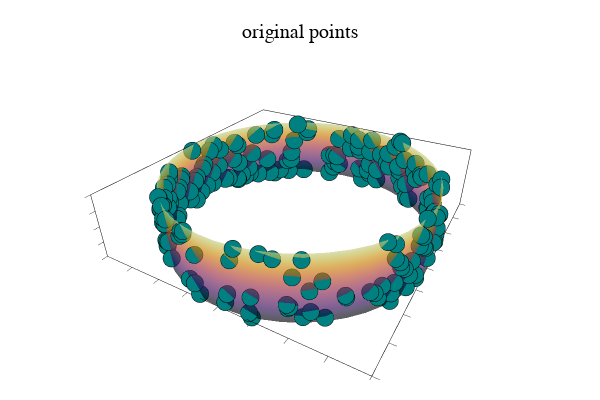

The notebook cell this image was saved under:
### Markdown cell above
Plot `P_original` and the cylinder on which the points were sampled from.

### Code cell
# equation of the cylinder
X(theta,z) = 4 * cos(theta)
Y(theta,z) = 4 * sin(theta)
Z(theta,z) = z

ts = range(-0.001, 2pi, length=50)
zs = range(-0.001, 2, length = 50)

# plot cylinder
surface(X.(ts',zs), Y.(ts', zs), Z.(ts', zs), aspect_ratio = :equal, legend = :none, alpha = 0.8)

# plot points on cylinder
plot!(P_original[:,1], P_original[:,2], P_original[:,3], 
    seriestype = :scatter, 
    label = "",
    xticks = nothing,
    yticks = nothing,
    zticks = nothing,
    framestyle = :box,
    markercolor = :teal,
    markersize = 3,
    xlim = (-4,4),
    ylim = (-4, 4),
    zlim = (0, 2),
    aspect_ratio = :equal,
    title = "original points")

### Figure 1 — Plotly figure (JSON) as saved in the notebook; plotly's stock layout.template omitted (floating-point values rounded to 4 significant figures; data arrays with more than 128 entries replaced by an {"elided": "..."} marker saying what was removed)
{"data": [{"colorbar": {"title": ""}, "colorscale": [[0, "rgba(0, 0, 4, 0.800)"], [0.03448, "rgba(4, 3, 20, 0.800)"], [0.06897, "rgba(13, 8, 41, 0.800)"], [0.1034, "rgba(24, 12, 60, 0.800)"], [0.1379, "rgba(38, 12, 81, 0.800)"], [0.1724, "rgba(54, 9, 97, 0.800)"], [0.2069, "rgba(69, 10, 105, 0.800)"], [0.2414, "rgba(84, 15, 109, 0.800)"], [0.2759, "rgba(97, 19, 110, 0.800)"], [0.3103, "rgba(111, 25, 110, 0.800)"], [0.3448, "rgba(125, 30, 109, 0.800)"], [0.3793, "rgba(140, 35, 105, 0.800)"], [0.4138, "rgba(154, 40, 101, 0.800)"], [0.4483, "rgba(166, 45, 96, 0.800)"], [0.4828, "rgba(180, 51, 89, 0.800)"], [0.5172, "rgba(193, 58, 80, 0.800)"], [0.5517, "rgba(206, 67, 71, 0.800)"], [0.5862, "rgba(216, 76, 62, 0.800)"], [0.6207, "rgba(226, 87, 52, 0.800)"], [0.6552, "rgba(235, 100, 41, 0.800)"], [0.6897, "rgba(241, 115, 29, 0.800)"], [0.7241, "rgba(247, 130, 18, 0.800)"], [0.7586, "rgba(250, 144, 8, 0.800)"], [0.7931, "rgba(252, 161, 8, 0.800)"], [0.8276, "rgba(252, 178, 22, 0.800)"], [0.8621, "rgba(250, 196, 42, 0.800)"], [0.8966, "rgba(246, 213, 67, 0.800)"], [0.931, "rgba(243, 229, 93, 0.800)"], [0.9655, "rgba(242, 244, 130, 0.800)"], [1, "rgba(252, 255, 164, 0.800)"]], "hoverinfo": "none", "name": "y1", "opacity": 0.8, "showlegend": false, "showscale": false, "type": "surface", "x": {"elided": "50x50 float values"}, "xaxis": "x1", "y": {"elided": "50x50 float values"}, "yaxis": "y1", "z": {"elided": "50x50 float values"}, "zmax": 2, "zmin": -0.001}, {"colorbar": {"title": ""}, "legendgroup": "", "marker": {"color": "rgba(0, 128, 128, 1.000)", "line": {"color": "rgba(0, 0, 0, 1.000)", "width": 1}, "size": 6, "symbol": "circle"}, "mode": "markers", "name": "", "showlegend": false, "type": "scatter3d", "x": {"elided": "200 float values"}, "xaxis": "x1", "y": {"elided": "200 float values"}, "yaxis": "y1", "z": {"elided": "200 float values"}, "zmax": 2, "zmin": -0.001}], "layout": {"annotations": [{"font": {"color": "rgba(0, 0, 0, 1.000)", "family": "sans-serif", "size": 20}, "rotation": 0, "showarrow": false, "text": "original points", "x": 0.5, "xanchor": "center", "xref": "paper", "y": 1, "yanchor": "top", "yref": "paper"}], "height": 400, "margin": {"b": 20, "l": 0, "r": 0, "t": 20}, "paper_bgcolor": "rgba(255, 255, 255, 1.000)", "plot_bgcolor": "rgba(255, 255, 255, 1.000)", "scene": {"camera": {"eye": {"x": 1.126, "y": -1.95, "z": 1.3}}, "xaxis": {"anchor": "y1", "domain": [0.1894, 0.8106], "gridcolor": "rgba(0, 0, 0, 0.100)", "gridwidth": 0.5, "linecolor": "rgba(0, 0, 0, 1.000)", "mirror": true, "range": [-4, 4], "showgrid": false, "showline": true, "showticklabels": false, "tickangle": 0, "ticks": "inside", "title": "", "type": "-", "visible": true, "zeroline": false, "zerolinecolor": "rgba(0, 0, 0, 1.000)"}, "yaxis": {"anchor": "x1", "domain": [0.009843, 0.9415], "gridcolor": "rgba(0, 0, 0, 0.100)", "gridwidth": 0.5, "linecolor": "rgba(0, 0, 0, 1.000)", "mirror": true, "range": [-4, 4], "showgrid": false, "showline": true, "showticklabels": false, "tickangle": 0, "ticks": "inside", "title": "", "type": "-", "visible": true, "zeroline": false, "zerolinecolor": "rgba(0, 0, 0, 1.000)"}, "zaxis": {"gridcolor": "rgba(0, 0, 0, 0.100)", "gridwidth": 0.5, "linecolor": "rgba(0, 0, 0, 1.000)", "mirror": true, "range": [0, 2], "showgrid": false, "showline": true, "showticklabels": false, "tickangle": 0, "ticks": "inside", "title": "", "type": "-", "visible": true, "zeroline": false, "zerolinecolor": "rgba(0, 0, 0, 1.000)"}}, "showlegend": false, "width": 600}}
